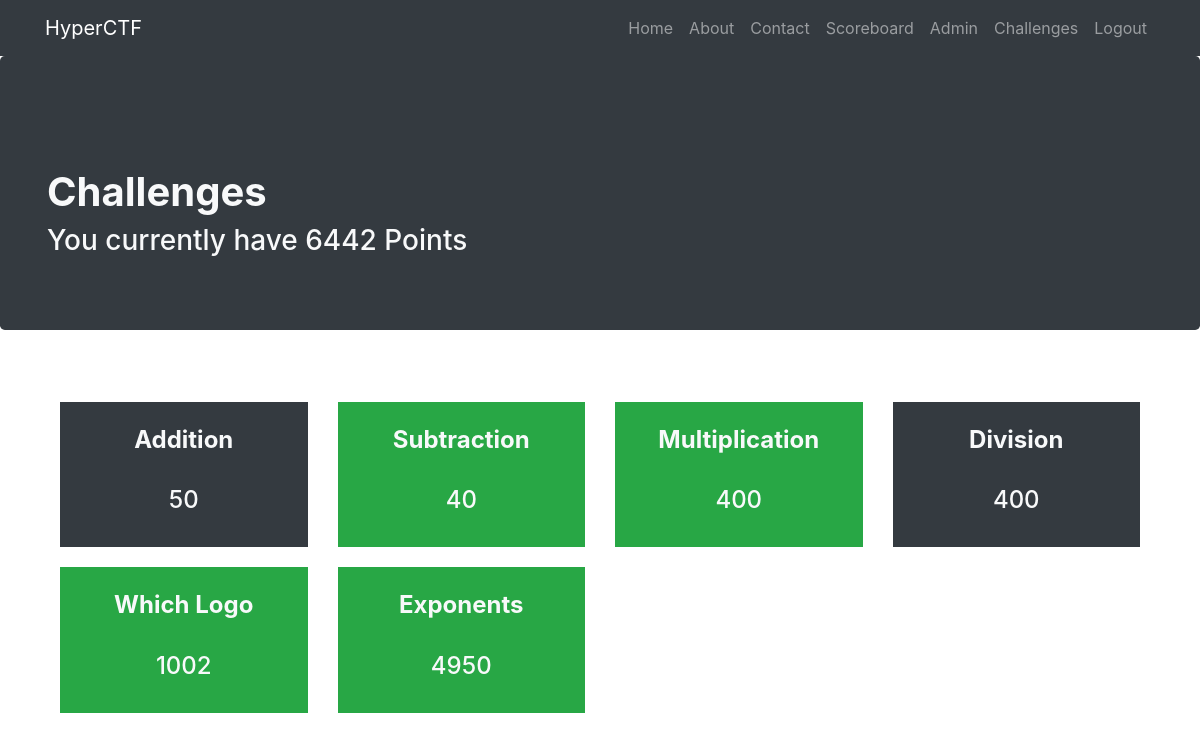
Page /challenges/ (signed in) on the earlier database version.
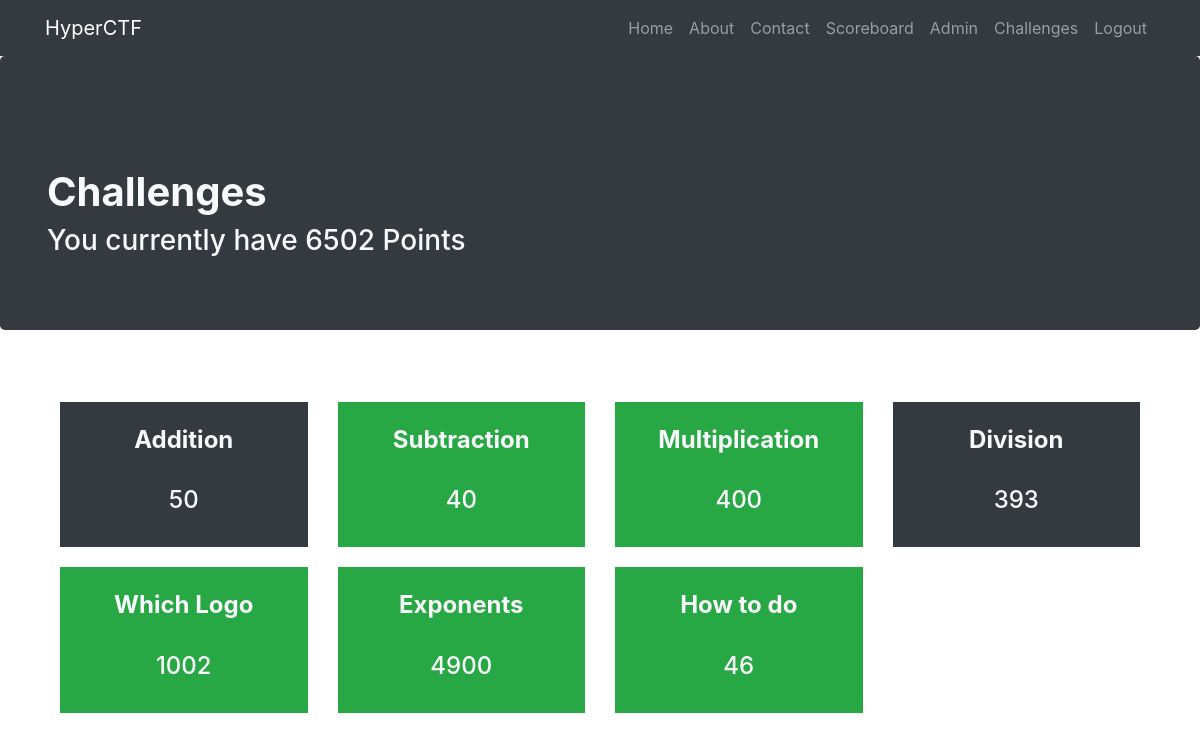
Same page on the later database version.
### app.py (models this page shows, shortened)
class User(db.Model):
	__tablename__ = "users"
	id = db.Column(db.Integer, primary_key=True)
	username = db.Column(db.String(20), unique=True, nullable=False)
	password = db.Column(db.String(80), unique=False, nullable=False)
	email = db.Column(db.String(80), unique=True, nullable=False)
	points = db.Column(db.Integer, unique=False, nullable=False)
	date_created = db.Column(db.DateTime, default=datetime.datetime.utcnow)
	solved_challenges = db.relationship('Challenge', secondary="solved", backref=db.backref('solved_users', lazy='dynamic'))

class Challenge(db.Model):
	__tablename__ = "challenges"
	id = db.Column(db.Integer, primary_key=True)
	name = db.Column(db.String(20), unique=True, nullable=False)
	points = db.Column(db.Integer, unique=True, nullable=False)
	content = db.Column(db.String(225), unique=True, nullable=False)
	answer = db.Column(db.String(225), unique=True, nullable=False)

### app.py (the view)
@app.route("/challenges/")
def challenges_page():
	if 'username' in session:
		solvedChallenges = []
		for challenge in Challenge.query.all():
			for user in challenge.solved_users:
				if user.username == session['username']:
					solvedChallenges.append(challenge)
					continue
		return render_template("challenges.html", challenges=Challenge.query.all(), points=User.query.filter_by(username=session['username']).first().points, solved_challenges=solvedChallenges)
	else:
		flash('You have to sign up before attempting any questions', at.red.value)
		return redirect(url_for('signup'))

### templates/challenges.html (shortened to what this page needs)
{% extends "header.html"%}
{% block body %}
<div class="jumbotron bg-dark">
  <div class="container">
    <h1 class="mt-5 text-light" align=""><strong> Challenges</strong></h1>
    <h3 class="mt-9 text-light" align=""> You currently have {{ points }} Points</h3>
  </div>
</div>
<div class="container">
  <div class="row">
    <div class="col-lg-12 text-center">
      <div class="container-fluid" style="grid-row-gap: 20px">
        <div class="row" style="margin-top: 20px">
          {% for challenge in challenges %}
          <div class="col-sm-3" style="padding-top: 20px">
            <a style="text-decoration: none;"href="./{{ challenge.id }}">
              {% if challenge in solved_challenges %}
              <div class="bg-success">
                {% else %}
                <div class="bg-dark">
                  {% endif %}
                  <br><h4 class="mt-9 text-light"style="float: center; text-align: center;"><strong>{{ challenge.name }}</strong></h4><br>
                  <h4 class="mt-9 text-light" style="float: center; text-align: center;">{{ challenge.points }}</h4><br>
                </div>
              </a>
            </div>
            {% endfor %}
          </div>
        </div>
      </div>
    </div>
  </div>
  {% endblock %}

Differences in the rows shown:
changed User: points "6442" → "6502"
changed Challenge "Division": points "400" → "393"
changed Challenge "Exponents": points "4950" → "4900"
added Challenge: name "How to do", points "46"
